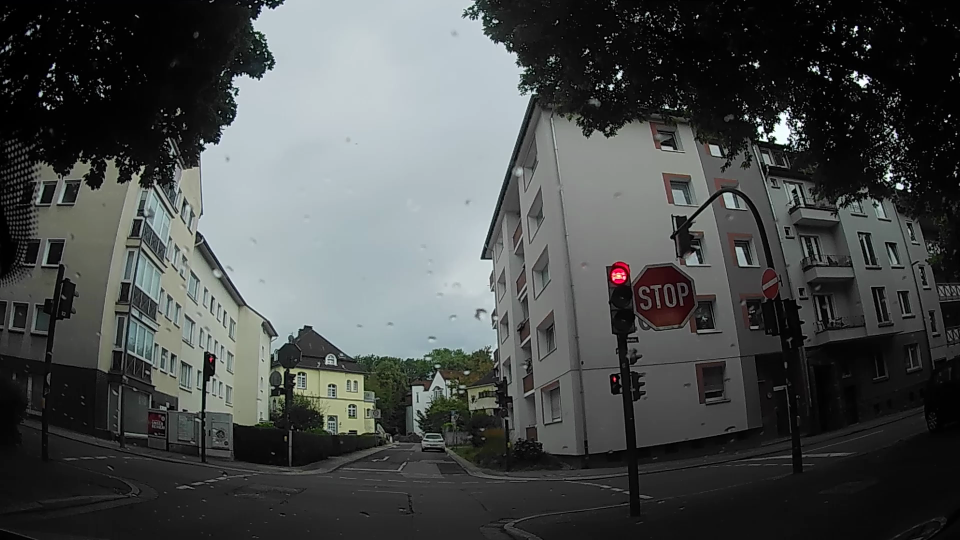
#> input picture notebook/snapshot.png, 1920 x 1080 px (shown at 1/2 size)
$ jupyter execute --allow-errors iu_projekt_computer_vision.ipynb   (shell and % lines are left out)   (text cells are left out)
#> lines starting #> are read from the running program, lines starting #| are printed output that depends on the picture; after the words box and inside, x2 and y2 are one past the last pixel; in counts of white or black regions, pixels touching at a corner belong together; pictures that were not available may be replaced by others from this repository, and a replacement may not be noted
[cell 1]
import torch
import cv2
import matplotlib.pyplot as plt
import warnings
from IPython.display import display
from PIL import Image
from ultralytics import YOLO
import numpy as np
import yaml
from ultralytics import YOLO


warnings.filterwarnings("ignore", category=FutureWarning)

#> (a cell that did not finish here is left out)

[cell 3]
# [41 lines left out: function extract_tiles, not called in this run]

[cell 4]
# [56 lines left out: function detect_in_tiles_deprecated, not called in this run]

[cell 5]
# [42 lines left out: function detect_in_tiles_deprecated, not called in this run]

[cell 6]
# [33 lines left out: function detect_in_tiles, not called in this run]

[cell 7]
# Bild laden und in RGB umwandeln
image_path = "snapshot.png"
img_bgr = cv2.imread(image_path)
#> img_bgr is the input picture: shape (1080, 1920, 3); mean B, G, R 76.1, 76.7, 73.6
img_rgb = cv2.cvtColor(img_bgr, cv2.COLOR_BGR2RGB)

#> (the rest of this cell did not finish here and is left out)

[cell 8]
video_path = 'input_videos/gute_sicht_720p.mp4'
cap = cv2.VideoCapture(video_path)

if not cap.isOpened():
    print("Fehler: Video konnte nicht geöffnet werden.")
else:
    print("Video erfolgreich geöffnet.")

ret, frame = cap.read()
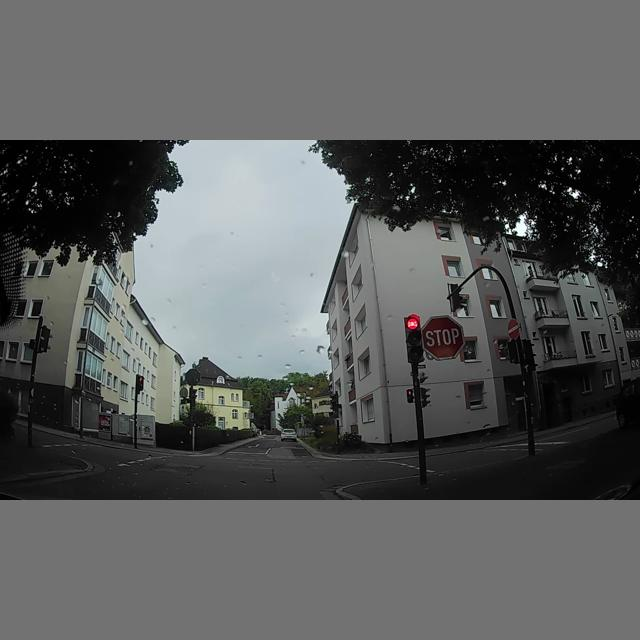
#> input picture notebook/snapshot640.jpg, 640 x 640 px, given in place of gute_sicht_720p.mp4, which was not available
#> frame is the input picture: shape (640, 640, 3); mean B, G, R 92.8, 93, 91.3
if not ret:
    print("Kein Frame gelesen.")
else:
    print("Frame gelesen:", frame.shape)
#| Frame gelesen: (640, 640, 3)

fps = cap.get(cv2.CAP_PROP_FPS)
print("Video-FPS:", fps)

[cell 9]
img_rgb = cv2.cvtColor(frame, cv2.COLOR_BGR2RGB)
#> img_rgb: shape (640, 640, 3)
#> `resized = cv2.resize(frame_rgb, (TARGET_W, TARGET_H))`:
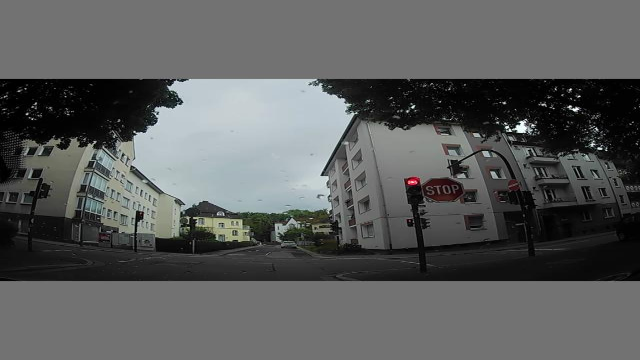
#> resized: shape (360, 640, 3); mean R, G, B 91.4, 93.1, 92.9
#> `img_resized = cv2.copyMakeBorder(resized, PADDING_V, PADDING_V, PADDIN..`:
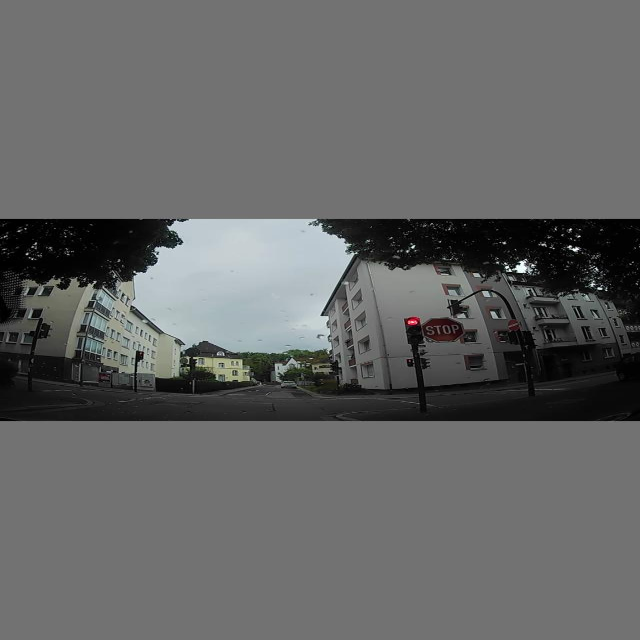
#> img_resized: shape (640, 640, 3); mean R, G, B 101.3, 102.2, 102.1
#> (the rest of this cell did not finish here and is left out)

[cell 10]
# VIDEOANALYSE
MAX_FRAMES = 999999
FRAME_START = 0

# Frame-Parameter
OUTPUT_W = 1920
OUTPUT_H = 1080
#OUTPUT_W = 1280
#OUTPUT_H = 720

# Initialisierung
frame_count = FRAME_START

cap.release()
cap = cv2.VideoCapture(video_path)
cap.set(cv2.CAP_PROP_POS_FRAMES, frame_count)

output_path = 'output_videos/ergebnis_720p.mp4'
fourcc = cv2.VideoWriter_fourcc(*'mp4v')
fps = cap.get(cv2.CAP_PROP_FPS)
output_frame_size = (OUTPUT_W, OUTPUT_H)
writer = cv2.VideoWriter(output_path, fourcc, fps, output_frame_size)
print("VideoWriter initialisiert.")

#> (the rest of this cell did not finish here and is left out)

[cell 11]
# LEGACY - DEPRECATED - OUTPUT-VIDEO 640 x 640

# Schwellenwerte
CONF_THRESHOLD = 0.3
MAX_FRAMES = 999999
FRAME_START = 0

# Frame-Parameter
FRAME_W = 1920
FRAME_H = 1080

# Rescaling der Frames, so dass es zum Modell passt
TARGET_W = 640
TARGET_H = 360
PADDING_V = 140
PADDING_H = 0

# Modellparameter
MODEL_INPUT_SIZE = 640

# Initialisierung
frame_count = FRAME_START

cap.release()
cap = cv2.VideoCapture(video_path)
cap.set(cv2.CAP_PROP_POS_FRAMES, frame_count)

output_path = 'output_videos/ergebnis_640.mp4'
fourcc = cv2.VideoWriter_fourcc(*'mp4v')
output_frame_size = (MODEL_INPUT_SIZE, MODEL_INPUT_SIZE)
writer = cv2.VideoWriter(output_path, fourcc, fps, output_frame_size)
print("VideoWriter initialisiert.")

#> (the rest of this cell did not finish here and is left out)

[cell 12]
# LEGACY - DEPRECATED - SMALL INPUT FORMAT
# OUTPUT-VIDEO 1280 x 720

# Schwellenwerte
CONF_THRESHOLD = 0.6
MAX_BOX_AREA_RATIO = 0.08
MAX_FRAMES = 100
FRAME_START = 0

# Frame-Parameter
FRAME_H = 720
FRAME_W = 1280

# Rescaling der Frames, so dass es zum Modell passt
TARGET_W = 640
TARGET_H = 360
SCALE = 2
PADDING_V = 140
PADDING_H = 0

# Modellparameter
MODEL_INPUT_SIZE = 640

# Abgeleitete Werte
MAX_BOX_AREA = MAX_BOX_AREA_RATIO * FRAME_W * FRAME_H

# Initialisierung
frame_count = FRAME_START

cap.release()
cap = cv2.VideoCapture(video_path)
cap.set(cv2.CAP_PROP_POS_FRAMES, frame_count)

output_path = 'output_videos/ergebnis.mp4'
fourcc = cv2.VideoWriter_fourcc(*'mp4v')
output_frame_size = (FRAME_W, FRAME_H)

writer = cv2.VideoWriter(output_path, fourcc, fps, output_frame_size)
print("VideoWriter initialisiert.")

#> (the rest of this cell did not finish here and is left out)

[cell 13]
import cv2
import numpy as np
import matplotlib.pyplot as plt

video_path = 'input_videos/gute_sicht_720p.mp4'
cap = cv2.VideoCapture(video_path)

ret, frame = cap.read()
if ret:
    gray = cv2.cvtColor(frame, cv2.COLOR_BGR2GRAY)
    gray = cv2.medianBlur(gray, 5)
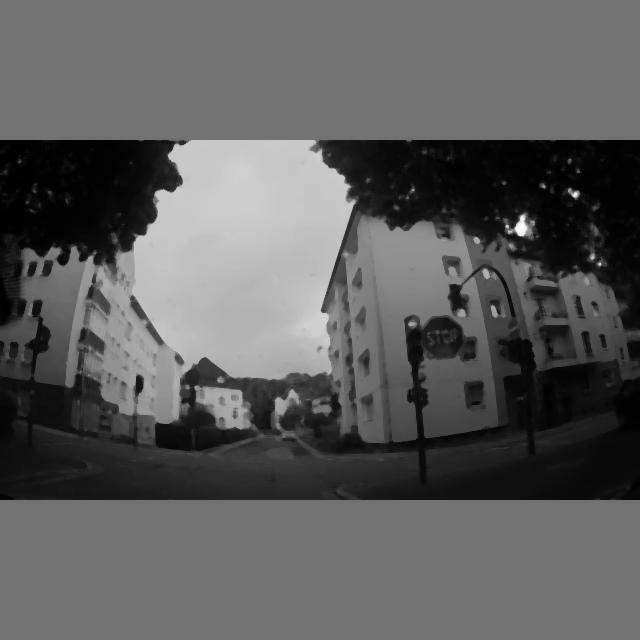
#> gray: shape (640, 640); min 0, max 249, mean 92.2

    # Canny-Kantenbild erzeugen
    edges = cv2.Canny(gray, threshold1=100, threshold2=300)
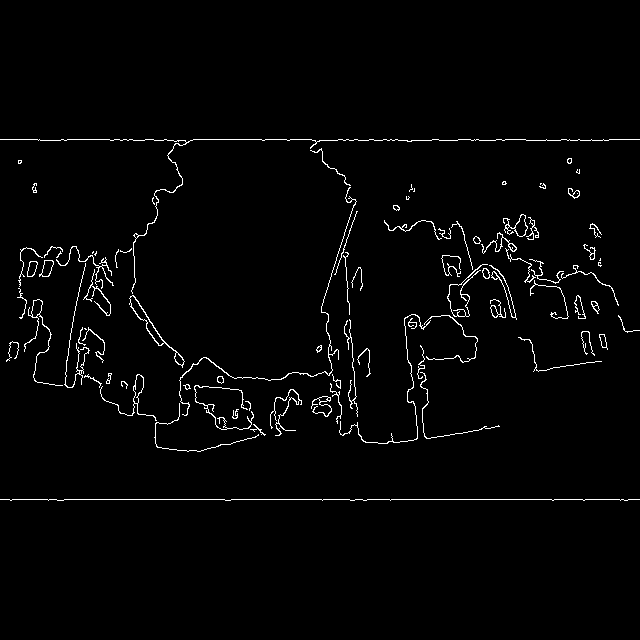
#> edges: shape (640, 640); 2% white in thin lines or dots, all inside (x1, y1, x2, y2) = (0, 139, 640, 501)

    # Hough-Kreise im Kantenbild suchen
    circles = cv2.HoughCircles(edges, cv2.HOUGH_GRADIENT, dp=1.2, minDist=80,
                               param1=50, param2=60, minRadius=20, maxRadius=50)
#> circles = None

    # Kopie für Darstellung der Kreise im Kantenbild
    edges_rgb = cv2.cvtColor(edges, cv2.COLOR_GRAY2BGR)

    if circles is not None:
        circles = np.uint16(np.around(circles))
        for (x, y, r) in circles[0, :]:
            cv2.circle(edges_rgb, (x, y), r, (0, 255, 0), 2)

    # Anzeige im Notebook
    plt.figure(figsize=(10, 5))
#> (this line was passed over: IPython is not available in this run)
    plt.title("Kantenbild mit erkannten Kreisen")
#> (this line was passed over: IPython is not available in this run)
    plt.imshow(edges_rgb)
#> (this line was passed over: IPython is not available in this run)
    plt.axis('off')
#> (this line was passed over: IPython is not available in this run)
    plt.show()

cap.release()

[cell 14]
import cv2
import numpy as np

video_path = 'input_videos/gute_sicht_720p.mp4'
output_path = 'output_videos/kanten_kreise.mp4'

cap = cv2.VideoCapture(video_path)
fps = cap.get(cv2.CAP_PROP_FPS)
w = int(cap.get(cv2.CAP_PROP_FRAME_WIDTH))
h = int(cap.get(cv2.CAP_PROP_FRAME_HEIGHT))
fourcc = cv2.VideoWriter_fourcc(*'mp4v')
out = cv2.VideoWriter(output_path, fourcc, fps, (w, h))

while cap.isOpened():
    ret, frame = cap.read()
    if not ret:
        break

    gray = cv2.cvtColor(frame, cv2.COLOR_BGR2GRAY)
    gray = cv2.medianBlur(gray, 5)

    edges = cv2.Canny(frame, threshold1=200, threshold2=400)
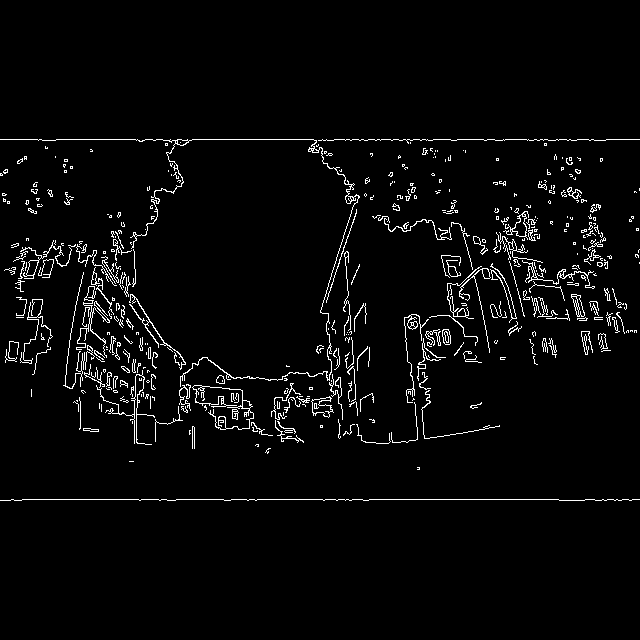
#> edges: shape (640, 640); 3.3% white in thin lines or dots, all inside (x1, y1, x2, y2) = (0, 139, 640, 501)
    edges_rgb = cv2.cvtColor(edges, cv2.COLOR_GRAY2BGR)

    circles = cv2.HoughCircles(edges, cv2.HOUGH_GRADIENT, dp=1.2, minDist=80,
                               param1=50, param2=60, minRadius=20, maxRadius=50)

    if circles is not None:
        circles = np.uint16(np.around(circles))
        for (x, y, r) in circles[0, :]:
            cv2.circle(edges_rgb, (x, y), r, (0, 255, 0), 2)

    out.write(edges_rgb)

cap.release()
out.release()
print("Fertig. Ergebnis gespeichert als", output_path)
